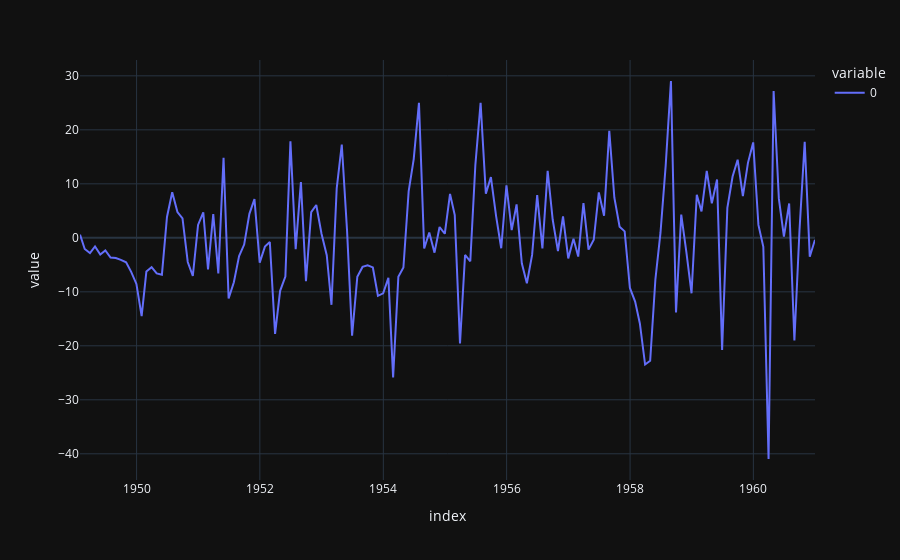

This figure's notebook cell:
### Markdown cell above
#### Plot

### Code cell
residuals.plot()

### Figure 1 — Plotly figure (JSON) as saved in the notebook; plotly's stock layout.template omitted (floating-point values rounded to 4 significant figures; data arrays with more than 128 entries replaced by an {"elided": "..."} marker saying what was removed)
{"data": [{"hovertemplate": "variable=0<br>index=%{x}<br>value=%{y}<extra></extra>", "legendgroup": "0", "line": {"color": "#636efa", "dash": "solid"}, "marker": {"symbol": "circle"}, "mode": "lines", "name": "0", "orientation": "v", "showlegend": true, "type": "scatter", "x": {"elided": "144 str values"}, "xaxis": "x", "y": {"elided": "144 float values"}, "yaxis": "y"}], "layout": {"legend": {"title": {"text": "variable"}, "tracegroupgap": 0}, "margin": {"t": 60}, "xaxis": {"anchor": "y", "domain": [0, 1], "title": {"text": "index"}}, "yaxis": {"anchor": "x", "domain": [0, 1], "title": {"text": "value"}}}}
